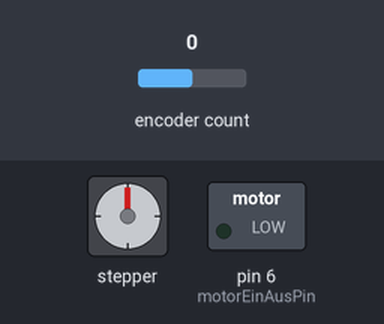
Bench run of a sketch on a simulated Arduino Uno, built with avr-gcc and run on an emulated ATmega328P. Parts: stepper motor, switched loads named in the sketch (green lamp = pin HIGH). Inputs (shaded band) come from the test bench; at power-on: encoder count 0. Stepper angles assume 200 steps per turn; what the sketch prints to the serial monitor is not drawn.

Above: at 0.6 s.
Timing chart, 0 to 2.1 s (numbered marks = the images above):
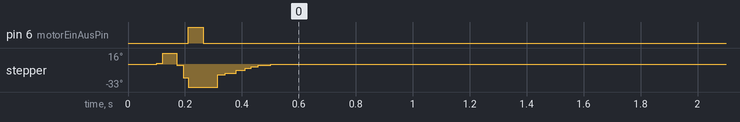

Measured:
- by itself, stepper: turns 16° clockwise in 0.02 s, then 49° counter-clockwise in 0.04 s, then 33° clockwise in 0.19 s

The sketch:

stepper.ino
```cpp
#include <AccelStepper.h>
#include <SoftwareSerial.h>
#include <Encoder.h>

// microstep
// geschwindigkeit um/s
// beschleunigung umdrehungen bis max speed

long letzteEncoderPosition = 0;
long positionMM = 10; //44 schritte pro mm
long schrittePerMM = 18;
float beschleunigung = 500; // шаги в секунду за секуну
float maxGeschwindigkeit = 2000;

long minPosEncoder = 0;
long maxPosEncoder = 0;
long minPosMotor = 0;
long maxPosMotor = 0;
long minPosMM = 0;
long maxPosMM = 0;


// Nachricht, die gerade Zeichen für Zeichen empfangen wird.
String nachricht = "";

// Parameter, die wir zuletzt vom Programm empfangen haben
//int distanz = 1000;

const byte rxPin = 10;
const byte txPin = 11;
const byte motorEinAusPin = 6;
const byte encoderAPin = 2;
const byte encoderBPin = 4;

SoftwareSerial bluetooth(rxPin, txPin);

// https://www.pjrc.com/teensy/td_libs_Encoder.html
Encoder encoder(encoderAPin, encoderBPin);


// https://www.pjrc.com/teensy/td_libs_AccelStepper.html
// http://www.airspayce.com/mikem/arduino/AccelStepper/classAccelStepper.html#a7468f91a925c689c3ba250f8d074d228ad604e0047f7cb47662c5a1cf6999337c

AccelStepper motor(1, 13, 12); // pin 3 = step, pin 6 = direction

void setup() {
  Serial.begin(9600);
  bluetooth.begin(9600);
  motor.setMaxSpeed(maxGeschwindigkeit);
  motor.setAcceleration(beschleunigung);
  pinMode(motorEinAusPin, OUTPUT);
  encoder.write(0);
  delay(100);
  kalibriere();
}

void loop() {
  motor.run();
  empangeDistanz();
  aktualisiereEncoderPosition();
  //motorAusschaltenWennMotorStopped();
}


void kalibriere(){

  Serial.println("Kalibrierung...");

  motor.setSpeed(500 * 1);
  while (true) {
    aktualisiereEncoderPosition();
    for(int i = 0; i < 800; i++){
      motor.runSpeed();
    }
    long aktuellePosition = encoder.read();
    if(abs(letzteEncoderPosition - aktuellePosition) == 0){
      Serial.print("letzte:");
      Serial.println(letzteEncoderPosition);
      Serial.print("aktuelle:");
      Serial.println(aktuellePosition);
      Serial.println("----------------");
      motorAusschalten();
      encoder.write(0);
      motor.setCurrentPosition(0);
      break;
    }
  }

  Serial.println("Ende 1 gefunden");

  motor.setSpeed(500 * -1);
  motorEinschalten();

  for(int i = 0; i < 800; i++){
     motor.runSpeed();
  }

  while (true) {
    aktualisiereEncoderPosition();
    for(int i = 0; i < 800; i++){
      motor.runSpeed();
    }
    long aktuellePosition = encoder.read();
    if(abs(letzteEncoderPosition - aktuellePosition) == 0){
      Serial.print("letzte:");
      Serial.println(letzteEncoderPosition);
      Serial.print("aktuelle:");
      Serial.println(aktuellePosition);
      Serial.println("----------------");
      motorAusschalten();
      break;
    }
  }

  Serial.println("Ende 2 gefunden");

  long aktuelleMotorPos = motor.currentPosition();
  long aktuelleEncoderPos = encoder.read();

  Serial.print("Aktuelle Motor Position: ");
  Serial.println(aktuelleMotorPos);
  Serial.print("Aktuelle Encoder Position: ");
  Serial.println(aktuelleEncoderPos);

  maxPosEncoder = (aktuelleEncoderPos / 2) ;
  maxPosMotor = (aktuelleMotorPos / 2) ;
  maxPosMM = minPosMotor / schrittePerMM - 10;

  minPosEncoder = -minPosEncoder;
  minPosMotor = -minPosMotor;
  minPosMM = -minPosMM;

  motorEinschalten();
  motor.setCurrentPosition(maxPosMotor);
  encoder.write(maxPosEncoder);

  motor.moveTo(0);

}


void aktualisiereEncoderPosition(){
  letzteEncoderPosition = encoder.read();
}

void empangeDistanz() {
  if (bluetooth.available()) {
    char c = bluetooth.read();

    // Wir schmeissen möglichen Müll vor der Nachicht weg
    if (c == '{') {
      nachricht = "";
    }

    // Nachricht ggf. unvollständig => wir verwerfen diese
    if (c == '}' && !nachricht.startsWith("{")) {
      nachricht = "";
      return;
    }
    nachricht += c;
  }
  else if (nachricht.endsWith("}")) {
    // Wir haben die erwartete Nachricht empfangen. Das ist unsere Distanz.
    nachricht.replace("{", "");
    nachricht.replace("}", "");
    long distanz = nachricht.toInt();
    nachricht = "";
    Serial.println(distanz);
    //motorEinschalten();
    Serial.print("Encoder: ");
    Serial.println(letzteEncoderPosition);
    Serial.print("Schritte:");
    Serial.print(motor.currentPosition());
    motor.moveTo(distanz * schrittePerMM);
  }


}

void motorAusschaltenWennMotorStopped(){
  if(false == motor.isRunning()){
      motorAusschalten();
  }
}

void motorEinschalten(){
  digitalWrite(motorEinAusPin, LOW);
  delay(50);
}

void motorAusschalten(){
  digitalWrite(motorEinAusPin, HIGH);
}
```
